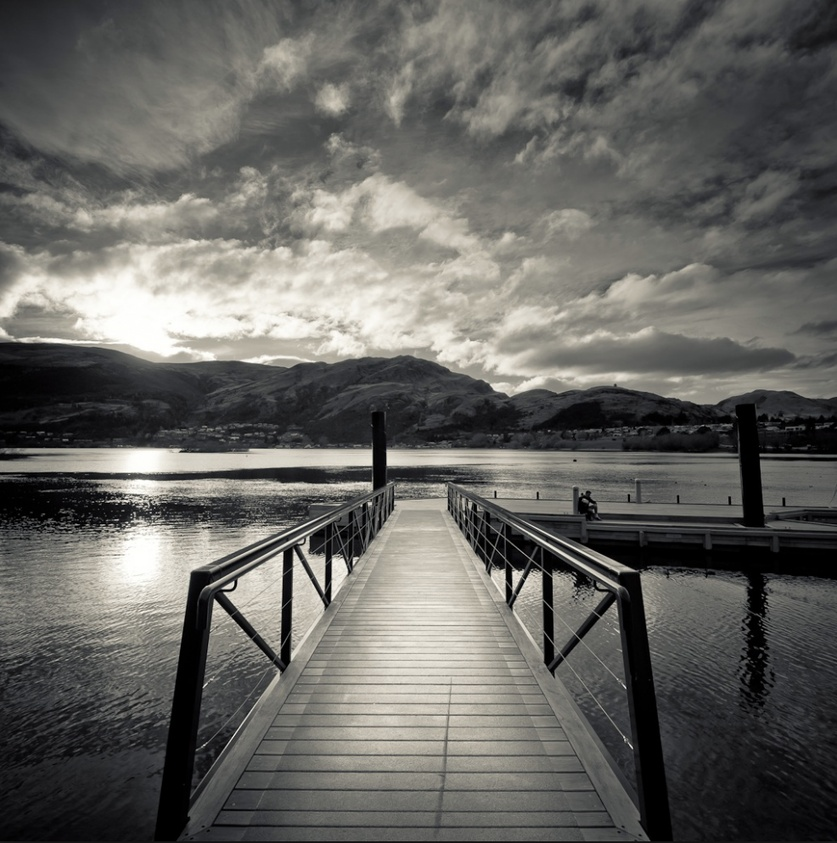
#> input picture Sharping&Smoothing/smooth/original image.jpg, 837 x 843 px, shrunk from 986 x 994 before the run
$ python noise.py
#> lines starting #> are read from the running program, lines starting #| are printed output that depends on the picture
import cv2
from numpy import *

def SaltAndPepper(src,percetage):
    NoiseImg=src
    NoiseNum=int(percetage*src.shape[0]*src.shape[1])
    for i in range(NoiseNum):
        randX=random.random_integers(0,src.shape[0]-1)
        randY=random.random_integers(0,src.shape[1]-1)
        if random.random_integers(0,1)==0:
            NoiseImg[randX,randY]=0
        else:
            NoiseImg[randX,randY]=255
    return NoiseImg


img=cv2.imread('original image.jpg',flags=0)
#> img: shape (843, 837); min 0, max 255, mean 100.9

# add SaltAndPepp
# add 10%,30%,50% SaltAndPepper respectively
Pers=[0.1,0.3,0.5]
for i in Pers:
    NoiseImg=SaltAndPepper(img,i)
    fileName='SaltPepper'+str(i)+'.jpg'
    cv2.imwrite(fileName,NoiseImg,[cv2.IMWRITE_JPEG_QUALITY,100])
    cv2.imshow('AfterNoise',NoiseImg)
    cv2.waitKey(0)
#> this loop made 3 passes
#> pass 1, `NoiseImg=SaltAndPepper(img,i)`:
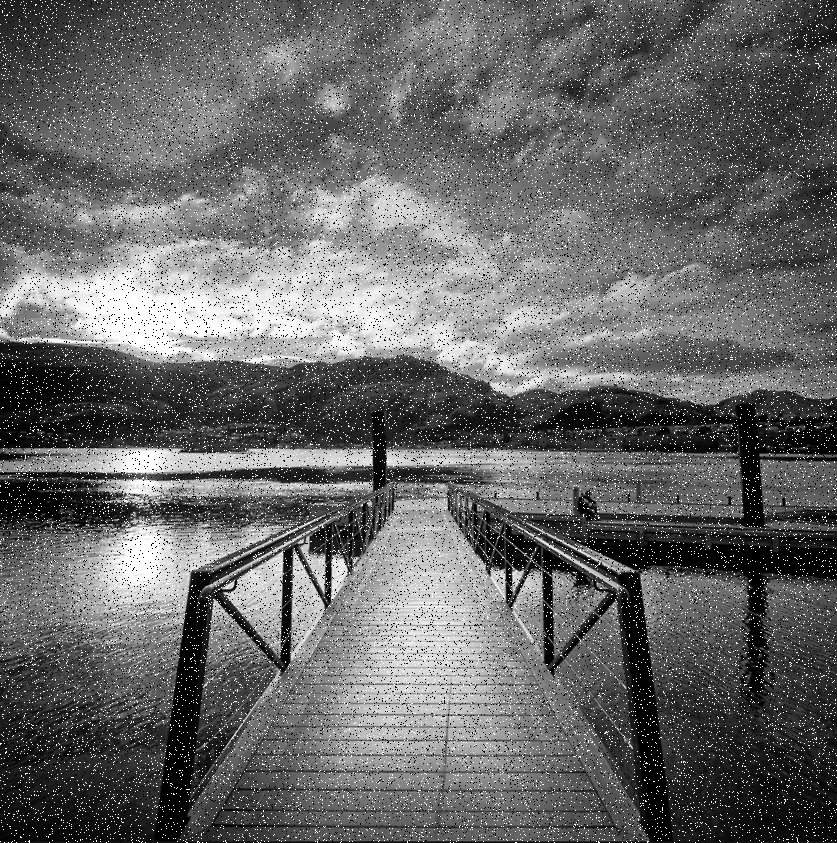
#> NoiseImg: shape (843, 837); min 0, max 255, mean 103.5
#> pass 2, `NoiseImg=SaltAndPepper(img,i)`:
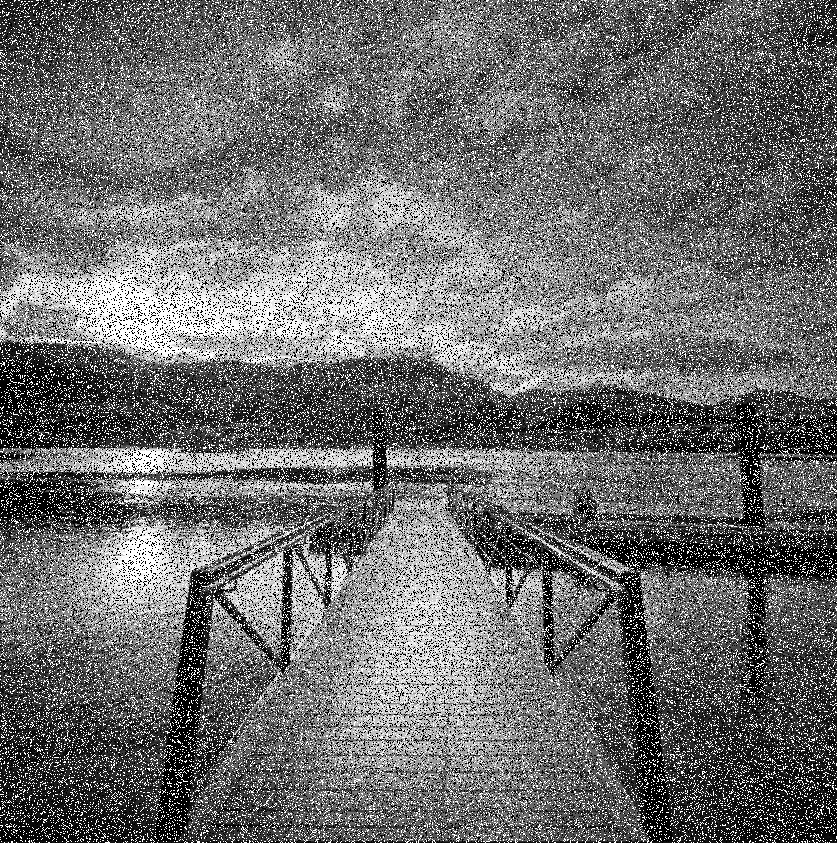
#> NoiseImg: shape (843, 837); min 0, max 255, mean 109.6
#> pass 3, `NoiseImg=SaltAndPepper(img,i)`:
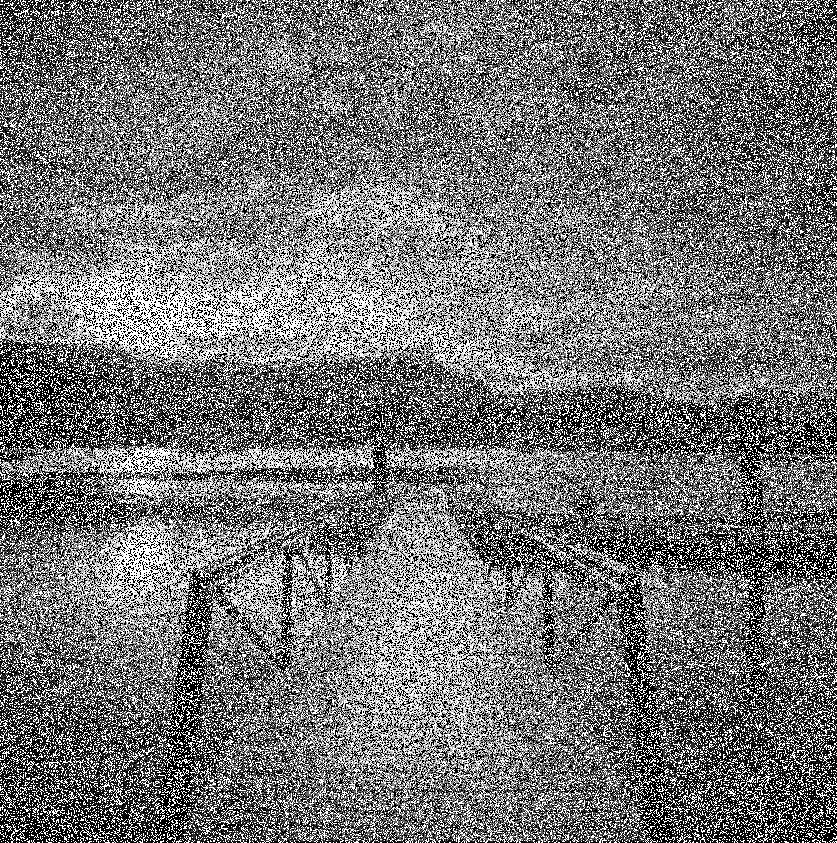
#> NoiseImg: shape (843, 837); min 0, max 255, mean 116.7
